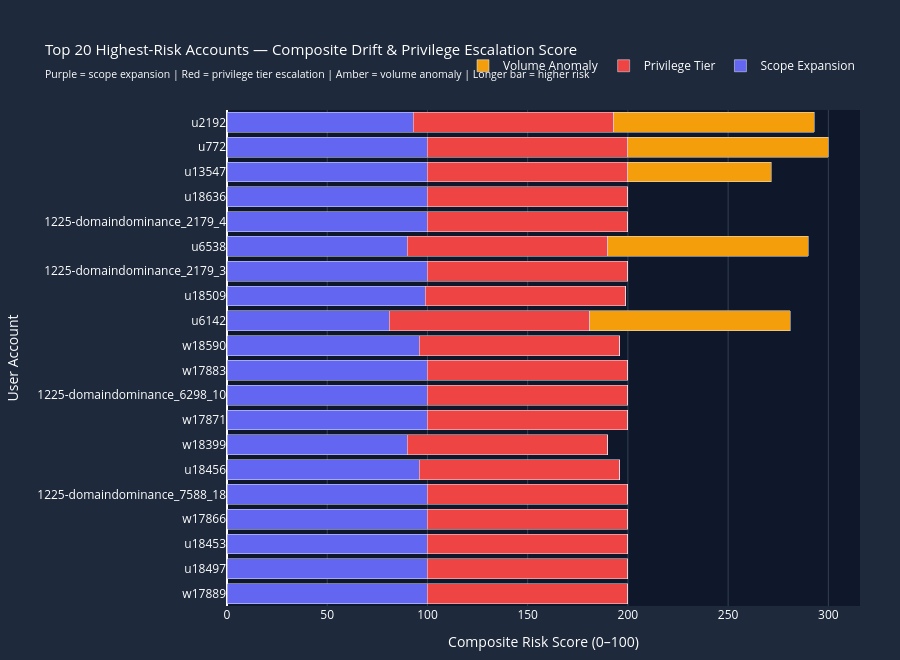

Here is the notebook cell this chart was saved with:
### Markdown cell above
---
## Cell 8 — Composite Risk Scoring & Suspect Leaderboard

Synthesises all signals into a **weighted composite risk score** for each user. The score combines:

| Dimension | Weight | Signal |
|---|---|---|
| Scope expansion velocity | 30% | New apps in detection window vs baseline app count |
| Privilege tier reached | 35% | Highest tier accessed in detection window (T1 = max risk) |
| New T1/T2 apps in detection window | 25% | First-ever access to critical apps |
| Volume spike (Z-score) | 10% | Authentication volume deviation from baseline |

The horizontal bar chart shows the **top 20 highest-risk accounts** with stacked colour bars indicating which risk dimensions contribute most — enabling prioritised triage.

### Code cell
# ==============================================================
# Cell 8 | Composite Risk Scoring & Suspect Leaderboard
# ==============================================================

# === Detection window data ===
detect_df = signin_df.filter(
    (col("TimeGenerated") >= lit(DETECT_START)) &
    (col("TimeGenerated") <= lit(NOW))
)

# --- Dimension 1: Scope expansion — new apps not in baseline ---
baseline_app_pairs = (
    signin_df
    .filter(
        (col("TimeGenerated") < lit(BASELINE_END)) &
        (col("ResultType") == "0")
    )
    .select("UserPrincipalName", "AppDisplayName")
    .distinct()
    .withColumnRenamed("AppDisplayName", "BaseApp")
)

detect_app_pairs = (
    detect_df
    .filter(col("ResultType") == "0")
    .select("UserPrincipalName", "AppDisplayName")
    .distinct()
)

new_app_pairs = (
    detect_app_pairs
    .join(
        baseline_app_pairs.withColumnRenamed("BaseApp", "AppDisplayName"),
        ["UserPrincipalName", "AppDisplayName"],
        "left_anti"
    )
)

scope_score = (
    new_app_pairs
    .join(tier_map_df, "AppDisplayName", "left")
    .withColumn("PrivilegeTier", when(col("PrivilegeTier").isNull(), "T6: Uncategorised").otherwise(col("PrivilegeTier")))
    .groupBy("UserPrincipalName")
    .agg(
        count("*").alias("NewAppsInDetection"),
        count(when(col("PrivilegeTier").startswith("T1"), True)).alias("NewT1Apps"),
        count(when(col("PrivilegeTier").startswith("T2"), True)).alias("NewT2Apps"),
        count(when(col("PrivilegeTier").startswith("T3"), True)).alias("NewT3Apps")
    )
)

# --- Dimension 2: Volume Z-score in detection window vs baseline ---
baseline_vol = (
    user_baseline
    .select("UserPrincipalName",
            (col("BaselineAvgDailyEvents")).alias("BaselineDailyAvg"))
)

detect_vol = (
    detect_df
    .groupBy("UserPrincipalName")
    .agg((count("*") / float(DETECT_DAYS)).alias("DetectDailyAvg"))
)

vol_score = (
    detect_vol
    .join(baseline_vol, "UserPrincipalName", "left")
    .withColumn("VolumeRatio",
        when(col("BaselineDailyAvg") > 0,
             col("DetectDailyAvg") / col("BaselineDailyAvg"))
        .otherwise(lit(1.0)))
    .select("UserPrincipalName", "VolumeRatio", "DetectDailyAvg", "BaselineDailyAvg")
)

# --- Combine dimensions & score ---
# Cast all computed scores to double to avoid decimal.Decimal type issues in pandas
risk_df = (
    scope_score
    .join(vol_score, "UserPrincipalName", "left")
    .fillna(0)
    .withColumn("ScopeScore",  expr("CAST(LEAST(NewAppsInDetection * 3.0, 100) AS DOUBLE)"))
    .withColumn("PrivScore",   expr("CAST(LEAST((NewT1Apps * 25 + NewT2Apps * 15 + NewT3Apps * 8), 100) AS DOUBLE)"))
    .withColumn("VolumeScore", expr("CAST(LEAST((VolumeRatio - 1.0) * 20, 100) AS DOUBLE)"))
    .withColumn("VolumeScore", when(col("VolumeScore") < 0, lit(0.0)).otherwise(col("VolumeScore")))
    .withColumn("CompositeScore",
        (col("ScopeScore") * 0.30 +
         col("PrivScore")  * 0.35 +
         col("NewT1Apps").cast("double") * 5.0 * 0.25 +
         col("VolumeScore") * 0.10).cast("double")
    )
    .filter(col("NewAppsInDetection") > 0)
    .orderBy(col("CompositeScore").desc())
    .limit(20)
    .toPandas()
)

risk_df["UserLabel"] = risk_df["UserPrincipalName"].str.split("@").str[0]
risk_df_sorted = risk_df.sort_values("CompositeScore", ascending=False)

# === Table: Risk leaderboard ===
leaderboard_display = risk_df_sorted[["UserLabel", "CompositeScore", "NewAppsInDetection",
                                       "NewT1Apps", "NewT2Apps", "ScopeScore", "PrivScore", "VolumeScore"]].copy()
leaderboard_display["CompositeScore"]     = leaderboard_display["CompositeScore"].round(1)
leaderboard_display["ScopeScore"]         = leaderboard_display["ScopeScore"].round(1)
leaderboard_display["PrivScore"]          = leaderboard_display["PrivScore"].round(1)
leaderboard_display["VolumeScore"]        = leaderboard_display["VolumeScore"].round(1)
leaderboard_display["Alert"] = leaderboard_display["NewT1Apps"].apply(
    lambda x: "⚠ CRITICAL" if x > 0 else ""
)
leaderboard_display = leaderboard_display.rename(columns={
    "UserLabel":          "User",
    "CompositeScore":     "Risk Score",
    "NewAppsInDetection": "New Apps",
    "NewT1Apps":          "New T1",
    "NewT2Apps":          "New T2",
    "ScopeScore":         "Scope",
    "PrivScore":          "Privilege",
    "VolumeScore":        "Volume",
})
display_table(
    leaderboard_display[["User", "Risk Score", "New Apps", "New T1", "New T2", "Scope", "Privilege", "Volume", "Alert"]]
    .style
    .set_caption("🚨 Top 20 Highest-Risk Accounts — Composite Drift & Privilege Escalation Score")
    .set_table_styles(TABLE_STYLES)
    .hide(axis="index")
    .bar(subset=["Risk Score"], color=["#1e3a8a", "#dc2626"])
)

# === Visualisation: Horizontal stacked bar — risk components ===
risk_df_chart = risk_df.sort_values("CompositeScore", ascending=True)
fig = go.Figure()

bar_props = [
    ("ScopeScore",  "Scope Expansion",  "#6366f1"),
    ("PrivScore",   "Privilege Tier",   "#ef4444"),
    ("VolumeScore", "Volume Anomaly",   "#f59e0b"),
]

for col_name, label, color in bar_props:
    fig.add_trace(go.Bar(
        y=risk_df_chart["UserLabel"], x=risk_df_chart[col_name],
        name=label, orientation="h", marker_color=color,
        hovertemplate=f"<b>%{{y}}</b><br>{label}: %{{x:.1f}}<extra></extra>"
    ))

fig.update_layout(
    barmode="stack",
    title="Top 20 Highest-Risk Accounts — Composite Drift & Privilege Escalation Score"
          "<br><sub>Purple = scope expansion | Red = privilege tier escalation | Amber = volume anomaly | Longer bar = higher risk</sub>",
    xaxis_title="Composite Risk Score (0–100)", yaxis_title="User Account",
    paper_bgcolor="#1e293b", plot_bgcolor="#0f172a",
    font_color="white", title_font_size=15, height=660,
    margin=dict(t=110, b=50, l=120, r=40),
    legend=dict(orientation="h", yanchor="bottom", y=1.06, xanchor="right", x=1)
)
fig.update_xaxes(gridcolor="#334155")
fig.show()

### Figure 1 — Plotly figure (JSON) as saved in the notebook; plotly's stock layout.template omitted (floating-point values rounded to 4 significant figures)
{"data": [{"hovertemplate": "<b>%{y}</b><br>Scope Expansion: %{x:.1f}<extra></extra>", "marker": {"color": "#6366f1"}, "name": "Scope Expansion", "orientation": "h", "type": "bar", "x": [100, 100, 100, 100, 100, 96, 90, 100, 100, 100, 96, 81, 99, 100, 90, 100, 100, 100, 100, 93], "y": ["w17889", "u18497", "u18453", "w17866", "1225-domaindominance_7588_18", "u18456", "w18399", "w17871", "1225-domaindominance_6298_10", "w17883", "w18590", "u6142", "u18509", "1225-domaindominance_2179_3", "u6538", "1225-domaindominance_2179_4", "u18636", "u13547", "u772", "u2192"]}, {"hovertemplate": "<b>%{y}</b><br>Privilege Tier: %{x:.1f}<extra></extra>", "marker": {"color": "#ef4444"}, "name": "Privilege Tier", "orientation": "h", "type": "bar", "x": [100, 100, 100, 100, 100, 100, 100, 100, 100, 100, 100, 100, 100, 100, 100, 100, 100, 100, 100, 100], "y": ["w17889", "u18497", "u18453", "w17866", "1225-domaindominance_7588_18", "u18456", "w18399", "w17871", "1225-domaindominance_6298_10", "w17883", "w18590", "u6142", "u18509", "1225-domaindominance_2179_3", "u6538", "1225-domaindominance_2179_4", "u18636", "u13547", "u772", "u2192"]}, {"hovertemplate": "<b>%{y}</b><br>Volume Anomaly: %{x:.1f}<extra></extra>", "marker": {"color": "#f59e0b"}, "name": "Volume Anomaly", "orientation": "h", "type": "bar", "x": [0, 0, 0, 0, 0, 0, 0, 0, 0, 0, 0, 100, 0, 0, 100, 0, 0, 71.58, 100, 100], "y": ["w17889", "u18497", "u18453", "w17866", "1225-domaindominance_7588_18", "u18456", "w18399", "w17871", "1225-domaindominance_6298_10", "w17883", "w18590", "u6142", "u18509", "1225-domaindominance_2179_3", "u6538", "1225-domaindominance_2179_4", "u18636", "u13547", "u772", "u2192"]}], "layout": {"barmode": "stack", "font": {"color": "white"}, "height": 660, "legend": {"orientation": "h", "x": 1, "xanchor": "right", "y": 1.06, "yanchor": "bottom"}, "margin": {"b": 50, "l": 120, "r": 40, "t": 110}, "paper_bgcolor": "#1e293b", "plot_bgcolor": "#0f172a", "title": {"font": {"size": 15}, "text": "Top 20 Highest-Risk Accounts — Composite Drift & Privilege Escalation Score<br><sub>Purple = scope expansion | Red = privilege tier escalation | Amber = volume anomaly | Longer bar = higher risk</sub>"}, "xaxis": {"gridcolor": "#334155", "title": {"text": "Composite Risk Score (0–100)"}}, "yaxis": {"title": {"text": "User Account"}}}}
